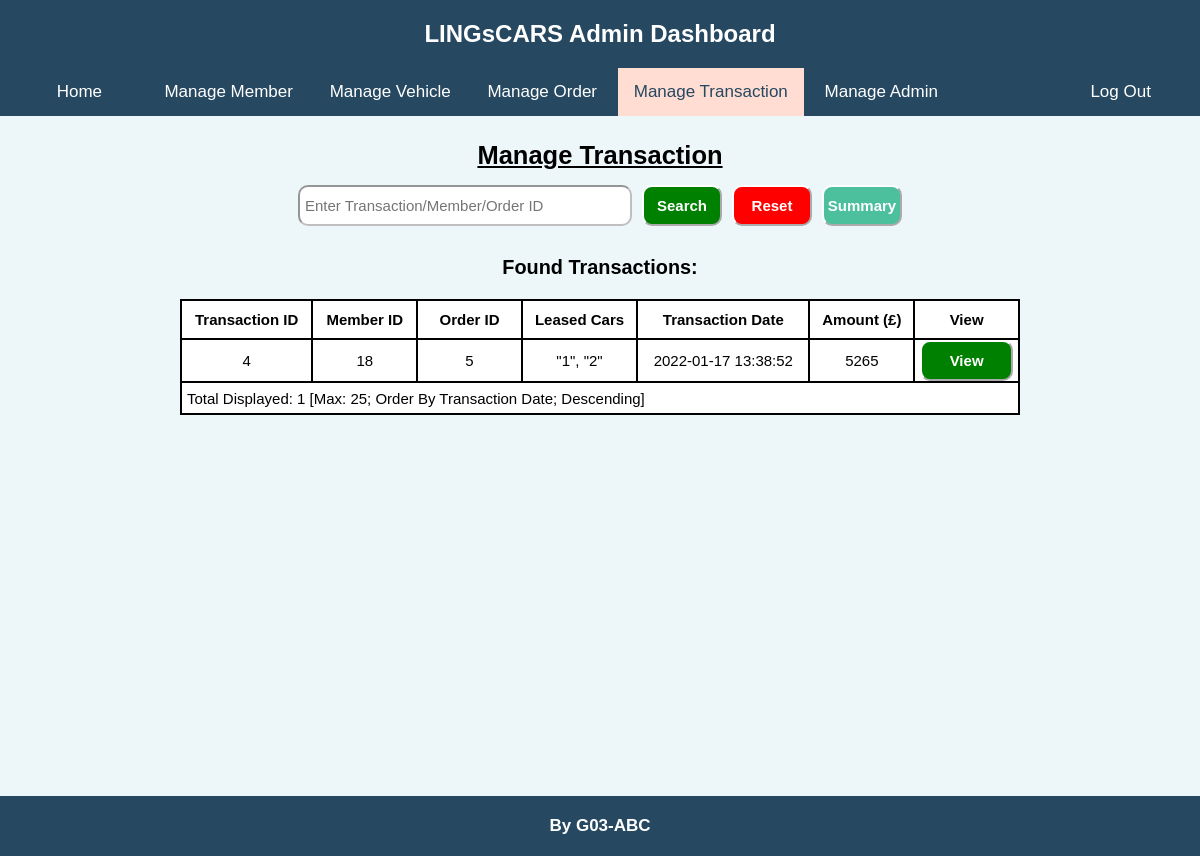
The app's page /admin/manageTransaction.php (signed in) with its own data.
### tables this page shows
CREATE TABLE `transactions` (
  `id` int(11) NOT NULL,
  `memberId` int(11) NOT NULL,
  `leasedCars` longtext NOT NULL DEFAULT '{}' CHECK (json_valid(`leasedCars`)),
  `orderId` int(11) NOT NULL,
  `transactionDate` datetime NOT NULL DEFAULT current_timestamp(),
  `creditCard` longtext NOT NULL DEFAULT '{}',
  `amount` int(11) DEFAULT NULL
);

### admin/manageTransaction.php (the view, shortened to what this page needs)
<?php
    require_once($_SERVER['DOCUMENT_ROOT'] . "/admin/adminAuthenticate.php");
    $queryString = array();
    if (isset($_SERVER['QUERY_STRING'])) {
        parse_str($_SERVER['QUERY_STRING'], $queryString);
    }
    $manageMode = (isset($queryString['manage-mode'])) ? $queryString['manage-mode']: "";
    $passChecking = false;
    $wordToSearch = "";
    $allowViewTransac = false;
?>
<!DOCTYPE html>
<html lang="en">
    <head>
        <link rel="stylesheet" href="/css/admin.css">
    </head>
    <body>
        <header>
            <p>
                LINGsCARS Admin Dashboard
            </p>
        </header>
        <nav class="fixed_nav_bar">
            <ul>
                <li>
                    <a href="/admin/index.php">Home</a>
                </li>
                <li>
                    <a href="/admin/manageMember.php">Manage Member</a>
                </li>
                <li>
                    <a href="/admin/manageVehicle.php">Manage Vehicle</a>
                </li>
                <li>
                    <a href="/admin/manageOrder.php">Manage Order</a>
                </li>
                <li>
                    <a href="/admin/manageTransaction.php" class="active">Manage Transaction</a>
                </li>
                <li>
                    <a href="/admin/manageAdmin.php">Manage Admin</a>
                </li>
                <li>
                    <a href="/admin/adminLogout.php">Log Out</a>
                </li>
            </ul>
        </nav>
        <main>
            <h2>
                Manage Transaction
            </h2>
            <div class="manage-section">
                <?php if (
                    (isset($manageMode) && empty($manageMode)) ||
                    $passChecking ||
                    (isset($manageMode) && $manageMode == "search-transaction") ||
                    (isset($manageMode) && $manageMode == "view-transaction" && !$allowViewTransac)
                ): ?>
                    <div class='button-section'>
                        <input id='word-to-search' form='manage-search-form' type='text' name='word-to-search' placeholder='Enter Transaction/Member/Order ID' value='<?php
                            echo((isset($wordToSearch) && !empty($wordToSearch)) ? testInput($wordToSearch): "");
                        ?>' minlength="1" maxlength="100" required>
                        <button form='manage-search-form' class='small-button positive-button'>Search</button>
                        <button form='cancel-search-form' class='small-button negative-button'<?php
                            echo((isset($wordToSearch) && !empty($wordToSearch)) ? "": " disabled");
                        ?>>Reset</button>
                        <button form='manage-summary-form' class='small-button'>Summary</button>
                    </div>
                    <h3>Found Transactions:</h3>
                    <table class="db-table">
                        <thead>
                            <tr>
                                <th><form method='get' action='/admin/manageTransaction.php'>
                                    <button class='sort-button'>Transaction ID<?php
                                    ?></button>
                                </form></th>
                                <th><form method='get' action='/admin/manageTransaction.php'>
                                    <button class='sort-button'>Member ID<?php
                                    ?></button>
                                </form></th>
                                <th><form method='get' action='/admin/manageTransaction.php'>
                                    <button class='sort-button'>Order ID<?php
                                    ?></button>
                                </form></th>
                                <th><form method='get' action='/admin/manageTransaction.php'>
                                    <button class='sort-button'>Leased Cars<?php
                                    ?></button>
                                </form></th>
                                <th><form method='get' action='/admin/manageTransaction.php'>
                                    <button class='sort-button'>Transaction Date<?php
                                    ?></button>
                                </form></th>
                                <th><form method='get' action='/admin/manageTransaction.php'>
                                    <button class='sort-button'>Amount (£)<?php
                                    ?></button>
                                </form></th>
                                <th>View</th>
                            </tr>
                        </thead>
                        <tbody>
                            <?php
                                $query = "SELECT transactions.id, transactions.memberId, transactions.leasedCars, transactions.orderId, transactions.transactionDate, transactions.amount FROM transactions" .
                                (
                                    (isset($wordToSearch) && !empty($wordToSearch)) ?
                                    " WHERE transactions.id LIKE '%" .
                                    testInput($wordToSearch) .
                                    "%' OR transactions.memberId LIKE '%" .
                                    testInput($wordToSearch) .
                                    "%' OR transactions.orderId LIKE '%" .
                                    testInput($wordToSearch) .
                                    "%'" : ""
                                ) .
                                " ORDER BY";
                                if (isset($queryString['order-by'])) {
                                    if ($queryString['order-by'] == 'transaction-id-asc') {
                                        $query .= " transactions.id ASC";
                                    }
                                    else if ($queryString['order-by'] == 'transaction-id-desc') {
                                        $query .= " transactions.id DESC";
                                    }
                                    else if ($queryString['order-by'] == 'member-id-asc') {
                                        $query .= " transactions.memberId ASC";
                                    }
                                    else if ($queryString['order-by'] == 'member-id-desc') {
                                        $query .= " transactions.memberId DESC";
                                    }
                                    else if ($queryString['order-by'] == 'leased-cars-asc') {
                                        $query .= " transactions.leasedCars ASC";
                                    }
                                    else if ($queryString['order-by'] == 'leased-cars-desc') {
                                        $query .= " transactions.leasedCars DESC";
                                    }
                                    else if ($queryString['order-by'] == 'order-id-asc') {
                                        $query .= " transactions.orderId ASC";
                                    }
                                    else if ($queryString['order-by'] == 'order-id-desc') {
                                        $query .= " transactions.orderId DESC";
                                    }
                                    else if ($queryString['order-by'] == 'amount-asc') {
                                        $query .= " transactions.amount ASC";
                                    }
                                    else if ($queryString['order-by'] == 'amount-desc') {
                                        $query .= " transactions.amount DESC";
                                    }
                                    else if ($queryString['order-by'] == 'transaction-date-asc') {
                                        $query .= " transactions.transactionDate ASC";
                                    }
                                    else {
                                        $query .= " transactions.transactionDate DESC";
                                    }
                                }
                                else {
                                    $query .= " transactions.transactionDate DESC";
                                }
                                $query .= " LIMIT 25;";
                                $rs = mysqli_query($serverConnect, $query);
                                $recordCount = 0;
                            ?>
                            <?php if ($rs): ?>
                                <?php while ($transac = mysqli_fetch_assoc($rs)): ?>
                                    <?php $recordCount++; ?>
                                    <tr>
                                        <td class='center-text'>
                                            <?php echo((isset($transac["id"])) ? $transac["id"]: "-"); ?>
                                        </td>
                                        <td class='center-text'>
                                            <?php echo((isset($transac["memberId"])) ? $transac["memberId"]: "-"); ?>
                                        </td>
                                        <td class='center-text'>
                                            <?php echo((isset($transac["orderId"])) ? $transac["orderId"]: "-"); ?>
                                        </td>
                                        <td class='center-text'>
                                            <?php
                                                if (isset($transac["leasedCars"])) {
                                                    $arrJson = json_decode($transac["leasedCars"], true);
                                                    $firstKey = true;
                                                    $keyCount = 0;
                                                    foreach ($arrJson as $key=>$value) {
                                                        if ($firstKey) {
                                                            $firstKey = false;
                                                            echo("\"". $key . "\"");
                                                        }
                                                        else {
                                                            if (($keyCount % 5) == 0) {
                                                                echo(",<br>\"". $key . "\"");
                                                            }
                                                            else {
                                                                echo(", \"". $key . "\"");
                                                            }
                                                        }
                                                        $keyCount++;
                                                    }
                                                }
                                                else {
                                                    echo("-");
                                                }
                                            ?>
                                        </td>
                                        <td class='center-text'>
                                            <?php echo((isset($transac["transactionDate"])) ? $transac["transactionDate"]: "-"); ?>
                                        </td>
                                        <td class='center-text'>
                                            <?php echo((isset($transac["amount"])) ? $transac["amount"]: "-"); ?>
                                        </td>
                                        <td>
                                            <form method='get' action='/admin/manageTransaction.php'>
                                                <button class='positive-button'>View</button>
                                            </form>
                                        </td>
                                    </tr>
                                <?php endwhile; ?>
                            <?php endif; ?>
                            <tr>
                                <?php if (!$recordCount): ?>
                                    <td class='data-not-found' colspan='7'>
                                        * None to show
                                    </td>
                                <?php else: ?>
                                    <td colspan='7'>
                                        Total Displayed: <?php echo($recordCount); ?> [Max: 25; Order By <?php
                                            if (isset($queryString['order-by'])) {
                                                if ($queryString['order-by'] == 'transaction-id-asc') {
                                                    echo("Transaction ID; Ascending");
                                                }
                                                else if ($queryString['order-by'] == 'transaction-id-desc') {
                                                    echo("Transaction ID; Descending");
                                                }
                                                else if ($queryString['order-by'] == 'member-id-asc') {
                                                    echo("Member ID; Ascending");
                                                }
                                                else if ($queryString['order-by'] == 'member-id-desc') {
                                                    echo("Member ID; Descending");
                                                }
                                                else if ($queryString['order-by'] == 'leased-cars-asc') {
                                                    echo("Leased Cars; Ascending");
                                                }
                                                else if ($queryString['order-by'] == 'leased-cars-desc') {
                                                    echo("Leased Cars; Descending");
                                                }
                                                else if ($queryString['order-by'] == 'order-id-asc') {
                                                    echo("Order ID; Ascending");
                                                }
                                                else if ($queryString['order-by'] == 'order-id-desc') {
                                                    echo("Order ID; Descending");
                                                }
                                                else if ($queryString['order-by'] == 'amount-asc') {
                                                    echo("Amount; Ascending");
                                                }
                                                else if ($queryString['order-by'] == 'amount-desc') {
                                                    echo("Amount; Descending");
                                                }
                                                else if ($queryString['order-by'] == 'transaction-date-asc') {
                                                    echo("Transaction Date; Ascending");
                                                }
                                                else {
                                                    echo("Transaction Date; Descending");
                                                }
                                            }
                                            else {
                                                echo("Transaction Date; Descending");
                                            }
                                        ?>]
                                    </td>
                                <?php endif; ?>
                            </tr>
                        </tbody>
                    </table>
                <?php endif; ?>
            </div>
        </main>
        <footer>
            <p>
                By G03-ABC
            </p>
        </footer>
    </body>
</html>

### records on screen
transactions: id "4", memberId "18", orderId "5", key "1", key "2", transactionDate "2022-01-17 13:38:52", amount "5265"

### other values on screen
$recordCount "1"
